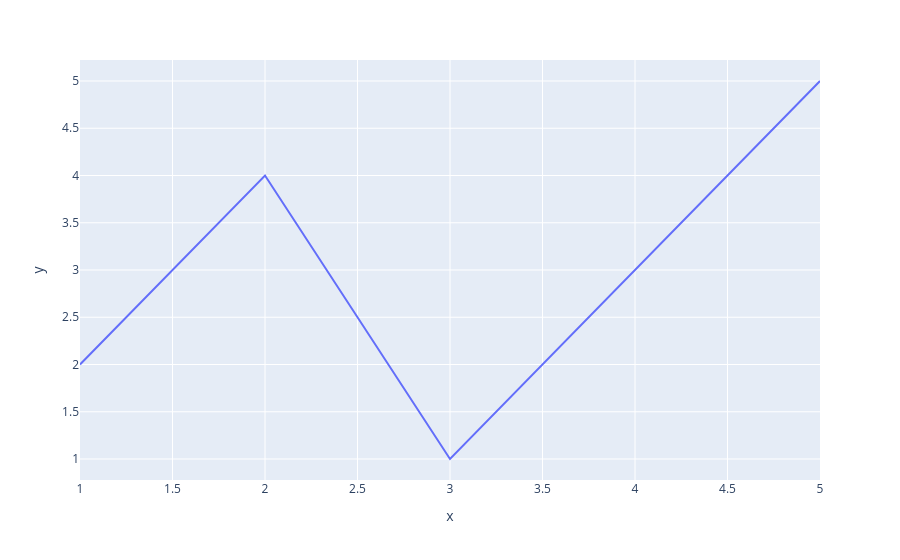

The code cell stored with this chart in its notebook:
### Markdown cell above
# Ploty Express Line Charts

### Code cell
import plotly.express as px
import pandas as pd
import os

# HTML Full Output Path
output_filename = "plotly_line_chart.html"
full_path = os.path.join(os.getcwd(), output_filename)


# import pandas as pd
x = [1, 2, 3, 4, 5]
y = [2, 4, 1, 3, 5]

df = pd.DataFrame({'x': x, 'y': y})
fig = px.line(df, x='x', y='y')

fig.show()
fig.write_html(full_path)

### Figure 1 — Plotly figure (JSON) as saved in the notebook; plotly's stock layout.template omitted (floating-point values rounded to 4 significant figures)
{"data": [{"hovertemplate": "x=%{x}<br>y=%{y}<extra></extra>", "legendgroup": "", "line": {"color": "#636efa", "dash": "solid"}, "marker": {"symbol": "circle"}, "mode": "lines", "name": "", "orientation": "v", "showlegend": false, "type": "scatter", "x": [1, 2, 3, 4, 5], "xaxis": "x", "y": [2, 4, 1, 3, 5], "yaxis": "y"}], "layout": {"legend": {"tracegroupgap": 0}, "margin": {"t": 60}, "xaxis": {"anchor": "y", "domain": [0, 1], "title": {"text": "x"}}, "yaxis": {"anchor": "x", "domain": [0, 1], "title": {"text": "y"}}}}
